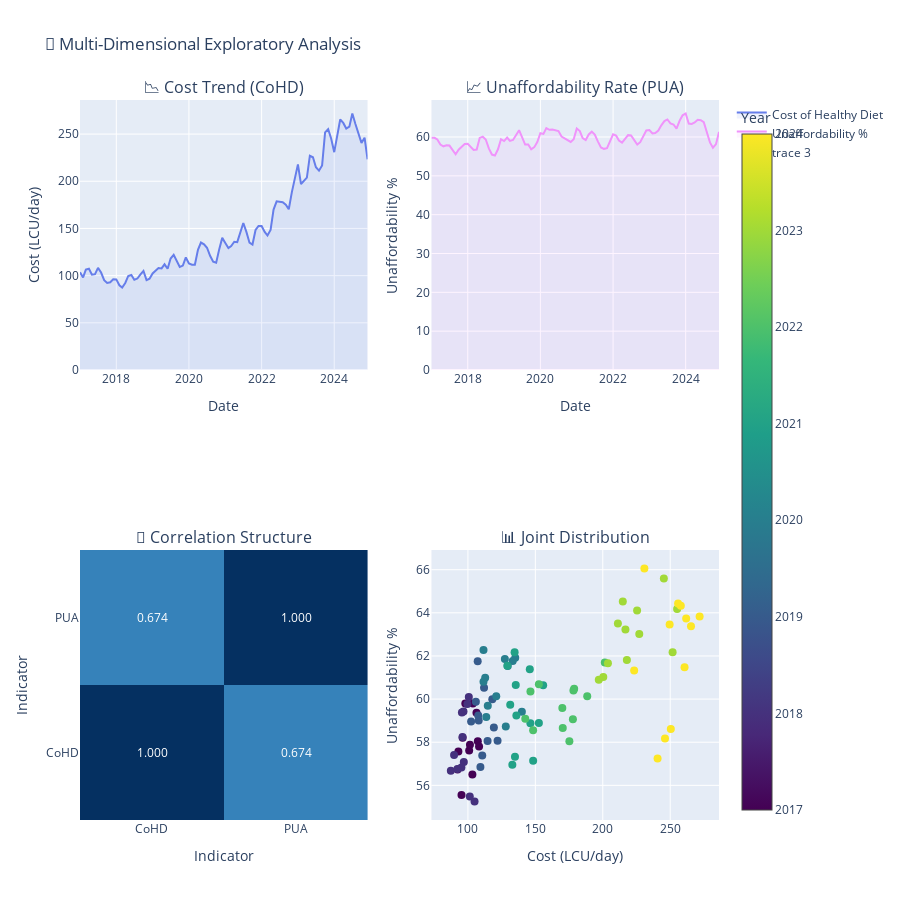

The notebook cell saved with this chart:
### Markdown cell above
## 05️⃣ COMPREHENSIVE EXPLORATORY DATA ANALYSIS

### Code cell
# Model Development
# Training a Random Forest Classifier
rf_clf = RandomForestClassifier(random_state=RANDOM_STATE)
rf_clf.fit(X_train, y_train)

# Making predictions
y_pred = rf_clf.predict(X_test)

# Model Evaluation
print("Classification Report:\n", classification_report(y_test, y_pred))
print("Confusion Matrix:\n", confusion_matrix(y_test, y_pred))
